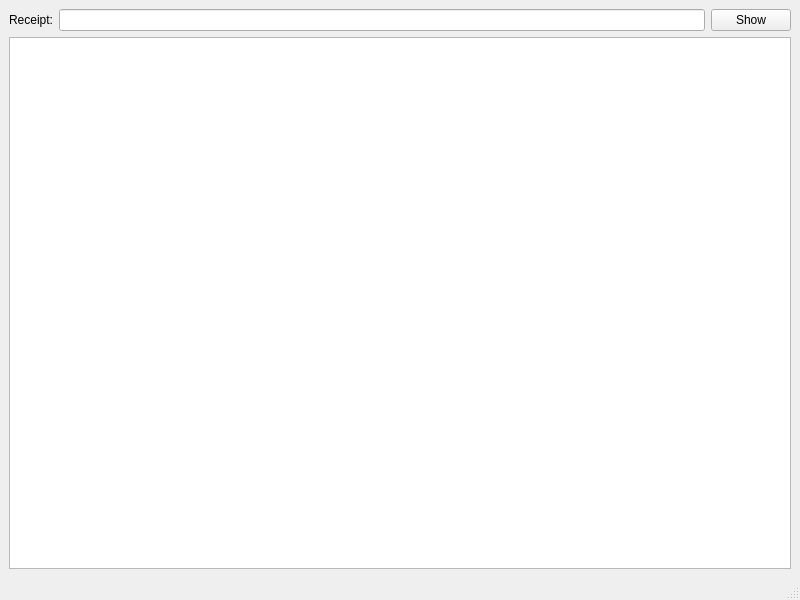
<?xml version="1.0" encoding="UTF-8"?>
<ui version="4.0">
 <class>MainWindow</class>
 <widget class="QMainWindow" name="MainWindow">
  <property name="geometry">
   <rect>
    <x>0</x>
    <y>0</y>
    <width>800</width>
    <height>600</height>
   </rect>
  </property>
  <property name="windowTitle">
   <string>MainWindow</string>
  </property>
  <widget class="QWidget" name="centralwidget">
   <layout class="QVBoxLayout" name="verticalLayout">
    <item>
     <widget class="QWidget" name="widget_2" native="true">
      <layout class="QHBoxLayout" name="horizontalLayout">
       <property name="leftMargin">
        <number>0</number>
       </property>
       <property name="topMargin">
        <number>0</number>
       </property>
       <property name="rightMargin">
        <number>0</number>
       </property>
       <property name="bottomMargin">
        <number>0</number>
       </property>
       <item>
        <widget class="QWidget" name="widget_3" native="true">
         <layout class="QHBoxLayout" name="horizontalLayout_2">
          <property name="leftMargin">
           <number>0</number>
          </property>
          <property name="topMargin">
           <number>0</number>
          </property>
          <property name="rightMargin">
           <number>0</number>
          </property>
          <property name="bottomMargin">
           <number>0</number>
          </property>
          <item>
           <widget class="QLabel" name="label">
            <property name="text">
             <string>Receipt:</string>
            </property>
           </widget>
          </item>
         </layout>
        </widget>
       </item>
       <item>
        <widget class="QWidget" name="widget_5" native="true">
         <layout class="QVBoxLayout" name="verticalLayout_3" stretch="0">
          <property name="spacing">
           <number>0</number>
          </property>
          <property name="sizeConstraint">
           <enum>QLayout::SetDefaultConstraint</enum>
          </property>
          <property name="leftMargin">
           <number>0</number>
          </property>
          <property name="topMargin">
           <number>0</number>
          </property>
          <property name="rightMargin">
           <number>0</number>
          </property>
          <property name="bottomMargin">
           <number>0</number>
          </property>
          <item>
           <widget class="QLineEdit" name="leReceipt"/>
          </item>
         </layout>
        </widget>
       </item>
       <item>
        <widget class="QWidget" name="widget_4" native="true">
         <layout class="QVBoxLayout" name="verticalLayout_2">
          <property name="leftMargin">
           <number>0</number>
          </property>
          <property name="topMargin">
           <number>0</number>
          </property>
          <property name="rightMargin">
           <number>0</number>
          </property>
          <property name="bottomMargin">
           <number>0</number>
          </property>
          <item>
           <widget class="QPushButton" name="btnShow">
            <property name="text">
             <string>Show</string>
            </property>
           </widget>
          </item>
         </layout>
        </widget>
       </item>
      </layout>
     </widget>
    </item>
    <item>
     <widget class="QWidget" name="widget" native="true">
      <layout class="QHBoxLayout" name="horizontalLayout_3">
       <property name="leftMargin">
        <number>0</number>
       </property>
       <property name="topMargin">
        <number>0</number>
       </property>
       <property name="rightMargin">
        <number>0</number>
       </property>
       <property name="bottomMargin">
        <number>0</number>
       </property>
       <item>
        <widget class="QTextEdit" name="textEdit"/>
       </item>
      </layout>
     </widget>
    </item>
   </layout>
  </widget>
  <widget class="QMenuBar" name="menubar">
   <property name="geometry">
    <rect>
     <x>0</x>
     <y>0</y>
     <width>800</width>
     <height>21</height>
    </rect>
   </property>
  </widget>
  <widget class="QStatusBar" name="statusbar"/>
 </widget>
 <resources/>
 <connections/>
</ui>
